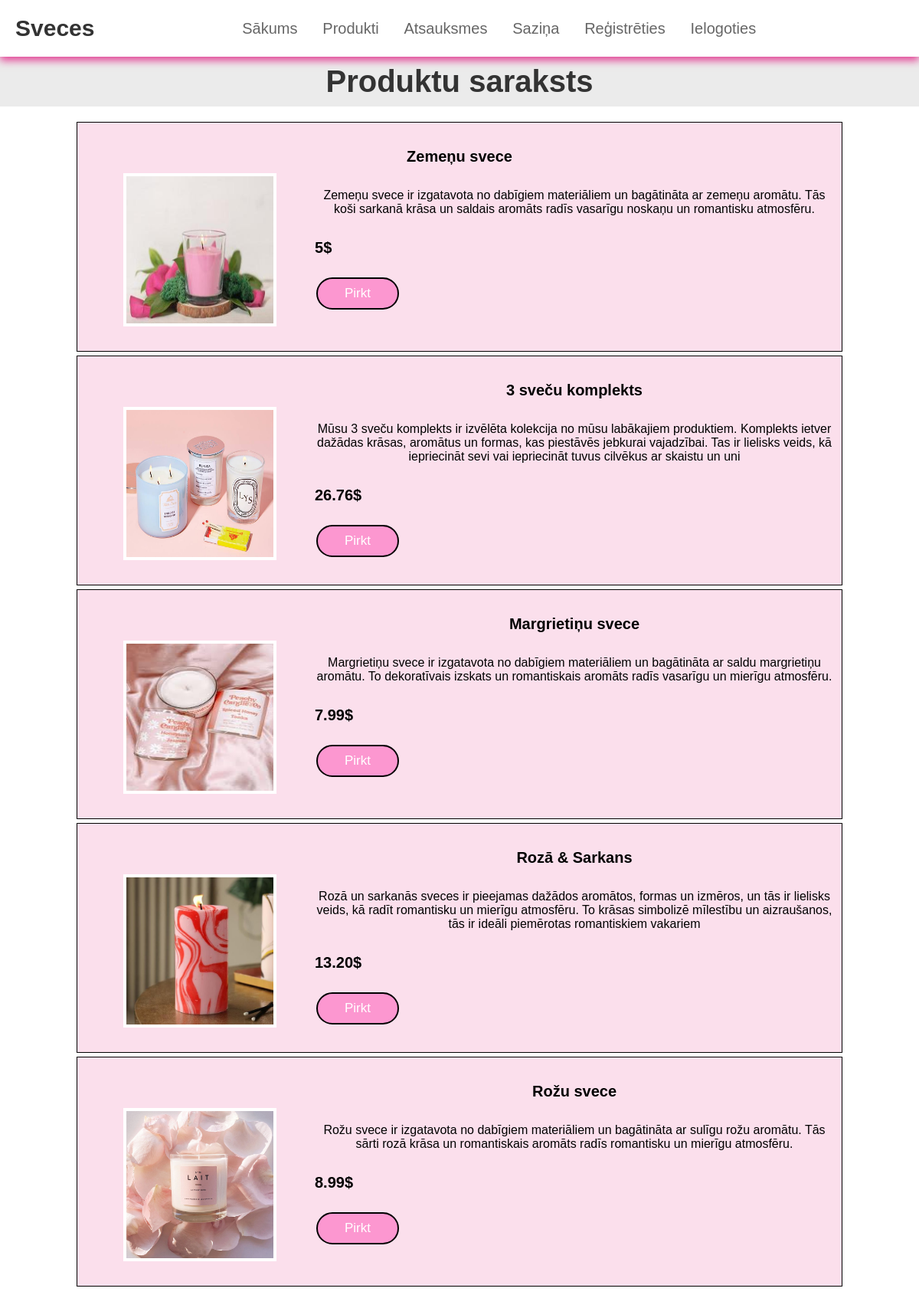
/products.php, run on the app's committed database.
### tables this page shows
CREATE TABLE `products` (
  `product_id` int(11) NOT NULL,
  `product_name` varchar(255) NOT NULL,
  `product_image` varchar(255) NOT NULL,
  `product_description` varchar(255) NOT NULL,
  `product_price` varchar(255) NOT NULL
);

### products.php (the view, shortened to what this page needs)
<?php
 include_once 'header.php';
?>
    <h1 class ="heading">Produktu saraksts</h1>
      <?php
            $query = "SELECT * FROM products ORDER BY product_id DESC";
            $result = mysqli_query($conn, $query);
            if (mysqli_num_rows($result) > 0):
                while($product = mysqli_fetch_assoc($result)): ?>
                    <div class="cont">
                    <div class="prod">
                    <div class="name">  <br><?= $product["product_name"] ?> </div>
              <div class="ppic"><img class='product' src='uploads/<?=$product["product_image"]?>'></div>
              <div class="descrip"> <?= $product["product_description"] ?> </div>
              <div class="price" ><?= $product["product_price"] ?>$  </div>
              <div class="bbutn">
              <form method="post" action="cart.php">
         <button type="submit" class="usbtn" name="buy">Pirkt</button>
                </form>
                </div>
                </div> </div>
            <?php endwhile; ?>
<?php endif; ?>
</body>
</html>

### header.php (shortened to what this page needs)
<!DOCTYPE html>
<html lang="en">
<head>
    <link rel="stylesheet" href="style.css">
    <link rel="stylesheet" href="https://cdnjs.cloudflare.com/ajax/libs/font-awesome/5.15.3/css/all.min.css">
</head>
<body>
<header>
    <a href="#" class="logo"> Sveces</a>
    <nav class="navbar">
        <a href="home.php">Sākums</a>
        <?php  if(!isset($_SESSION['user_id'])):?>
        <a href="login.php">Produkti</a>
        <?php endif; ?>
        <a href="review.php">Atsauksmes</a>
        <a href="contact.php">Saziņa</a>
      <?php  if(!isset($_SESSION['user_id'])):?>
        <a href="register.php">Reģistrēties</a>
        <a href="login.php">Ielogoties </a>
        <?php endif; ?>
    </nav>
</header>

### style.css (style rules this page uses)
* { margin:0; padding:0; box-sizing: border-box; font-family: Verdana, Geneva, Tahoma, sans-serif; outline: none; border:none; text-decoration: none; text-transform: none; transition: .2s linear; }
html { font-size: 62.5%; scroll-behavior: smooth; scroll-padding-top: 6rem; overflow-x: hidden; }
.heading { text-align: center; font-size: 4rem; color:#333; padding:1rem; margin:2rem 0; margin-top: auto; background:rgba(223, 222, 223, 0.615); }
header { position: sticky; top:0; left:0; right:0; background:#ffffff; padding:2rem; display: flex; align-items: center; justify-content: space-between; z-index: 1000; box-shadow: 0 .5rem 1rem rgba(225, 11, 122, 0.749); }
header .logo { font-size: 3rem; color:#333; font-weight: bolder; }
header .navbar a { font-size: 2rem; padding:0 1.5rem; color:#666; }
.prod { margin: auto; margin-bottom: 5px; padding: 10px; border: 1px solid black; width: 1000px; height: 300px; text-align: center; background-color: #ef84b843; }
.prod .name { font-size: 20px; font-weight: bold; margin-bottom: 10px; }
.prod .ppic { height: 300px; width: 300px; float: left; }
.prod .ppic img { max-width: 100%; max-height: 100%; border: white solid 4px; }
.prod .descrip { margin-top: 30px; margin-left: 20px; font-size: 16px; }
.prod .price { margin-top: 30px; font-size: 20px; font-weight: bold; float: left; }
.prod .bbutn { margin-top: 70px; }
.usbtn { float: left; margin-top: 1rem; border-radius: 5rem; background:#fe6fc0a2; color:#fff; padding:.9rem 3.5rem; cursor: pointer; font-size: 1.7rem; border: #000000 2px solid; }
.product { width: 200px; height: 200px; }
button { background-color: #b8115f; border: none; color: white; padding: 8px 16px; text-align: center; text-decoration: none; display: inline-block; font-size: 14px; margin: 4px 2px; cursor: pointer; }

### data on the page
products: product_name "Zemeņu svece", product_image (picture), product_description "Zemeņu svece ir izgatavota no dabīgiem materiāliem un bagātināta ar zemeņu aromātu. Tās koši sarkanā krāsa un saldais aromāts radīs vasarīgu noskaņu un romantisku atmosfēru.", product_price "5"
products: product_name "3 sveču komplekts", product_image (picture), product_description "Mūsu 3 sveču komplekts ir izvēlēta kolekcija no mūsu labākajiem produktiem. Komplekts ietver dažādas krāsas, aromātus un formas, kas piestāvēs jebkurai vajadzībai. Tas ir lielisks veids, kā iepriecināt sevi vai iepriecināt tuvus cilvēkus ar skaistu un uni", product_price "26.76"
products: product_name "Margrietiņu svece", product_image (picture), product_description "Margrietiņu svece ir izgatavota no dabīgiem materiāliem un bagātināta ar saldu margrietiņu aromātu. To dekoratīvais izskats un romantiskais aromāts radīs vasarīgu un mierīgu atmosfēru.", product_price "7.99"
products: product_name "Rozā & Sarkans", product_image (picture), product_description "Rozā un sarkanās sveces ir pieejamas dažādos aromātos, formas un izmēros, un tās ir lielisks veids, kā radīt romantisku un mierīgu atmosfēru. To krāsas simbolizē mīlestību un aizraušanos, tās ir ideāli piemērotas romantiskiem vakariem", product_price "13.20"
products: product_name "Rožu svece", product_image (picture), product_description "Rožu svece ir izgatavota no dabīgiem materiāliem un bagātināta ar sulīgu rožu aromātu. Tās sārti rozā krāsa un romantiskais aromāts radīs romantisku un mierīgu atmosfēru.", product_price "8.99"
